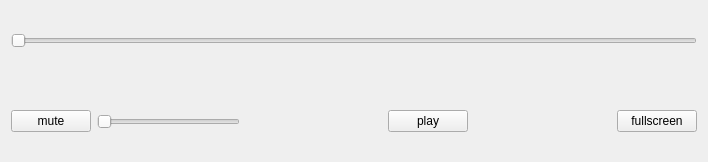
<?xml version="1.0" encoding="UTF-8"?>
<ui version="4.0">
 <class>PlayControlWidget</class>
 <widget class="QWidget" name="PlayControlWidget">
  <property name="geometry">
   <rect>
    <x>0</x>
    <y>0</y>
    <width>708</width>
    <height>162</height>
   </rect>
  </property>
  <property name="windowTitle">
   <string>playControlWidget</string>
  </property>
  <layout class="QVBoxLayout" name="verticalLayout">
   <property name="spacing">
    <number>0</number>
   </property>
   <property name="leftMargin">
    <number>0</number>
   </property>
   <property name="topMargin">
    <number>0</number>
   </property>
   <property name="rightMargin">
    <number>0</number>
   </property>
   <property name="bottomMargin">
    <number>0</number>
   </property>
   <item>
    <widget class="QWidget" name="widgetSliderArea" native="true">
     <layout class="QHBoxLayout" name="horizontalLayout_2">
      <item>
       <widget class="QSlider" name="progressSlider">
        <property name="orientation">
         <enum>Qt::Horizontal</enum>
        </property>
       </widget>
      </item>
     </layout>
    </widget>
   </item>
   <item>
    <widget class="QWidget" name="widgetButtonArea" native="true">
     <layout class="QHBoxLayout" name="horizontalLayout">
      <item>
       <widget class="QPushButton" name="btnMute">
        <property name="text">
         <string>mute</string>
        </property>
       </widget>
      </item>
      <item>
       <widget class="QSlider" name="volumeSlider">
        <property name="orientation">
         <enum>Qt::Horizontal</enum>
        </property>
       </widget>
      </item>
      <item>
       <spacer name="horizontalSpacer">
        <property name="orientation">
         <enum>Qt::Horizontal</enum>
        </property>
        <property name="sizeHint" stdset="0">
         <size>
          <width>142</width>
          <height>20</height>
         </size>
        </property>
       </spacer>
      </item>
      <item>
       <widget class="QPushButton" name="btnPlay">
        <property name="text">
         <string>play</string>
        </property>
       </widget>
      </item>
      <item>
       <spacer name="horizontalSpacer_2">
        <property name="orientation">
         <enum>Qt::Horizontal</enum>
        </property>
        <property name="sizeHint" stdset="0">
         <size>
          <width>142</width>
          <height>20</height>
         </size>
        </property>
       </spacer>
      </item>
      <item>
       <widget class="QPushButton" name="btnFullscreen">
        <property name="text">
         <string>fullscreen</string>
        </property>
       </widget>
      </item>
     </layout>
    </widget>
   </item>
  </layout>
 </widget>
 <layoutdefault spacing="6" margin="11"/>
 <resources/>
 <connections/>
</ui>
